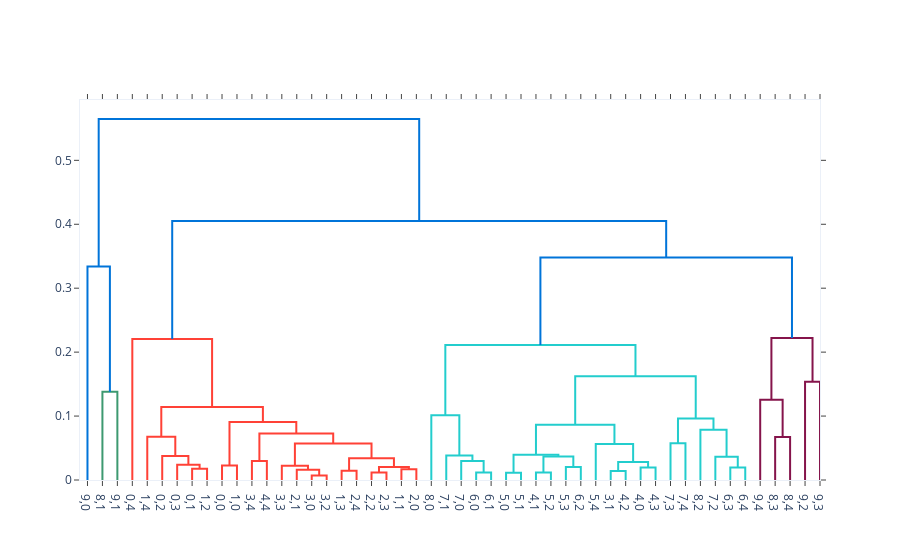

Notebook cell for this chart:
### Code cell
show_figure(create_dendrogram(
    flat_weights,
    linkagefun=lambda _: links,
    labels=labels,
    # NB! The color_threshold must be manually set to a value corresponding to the number of clusters
    color_threshold=0.3
))

### Figure 1 — Plotly figure (JSON) as saved in the notebook; plotly's stock layout.template omitted (floating-point values rounded to 4 significant figures)
{"data": [{"hoverinfo": "text", "marker": {"color": "rgb(61,153,112)"}, "mode": "lines", "type": "scatter", "x": [15, 15, 25, 25], "xaxis": "x", "y": [0, 0.1382, 0.1382, 0], "yaxis": "y"}, {"hoverinfo": "text", "marker": {"color": "rgb(0,116,217)"}, "mode": "lines", "type": "scatter", "x": [5, 5, 20, 20], "xaxis": "x", "y": [0, 0.334, 0.334, 0.1382], "yaxis": "y"}, {"hoverinfo": "text", "marker": {"color": "rgb(255,65,54)"}, "mode": "lines", "type": "scatter", "x": [75, 75, 85, 85], "xaxis": "x", "y": [0, 0.01756, 0.01756, 0], "yaxis": "y"}, {"hoverinfo": "text", "marker": {"color": "rgb(255,65,54)"}, "mode": "lines", "type": "scatter", "x": [65, 65, 80, 80], "xaxis": "x", "y": [0, 0.0237, 0.0237, 0.01756], "yaxis": "y"}, {"hoverinfo": "text", "marker": {"color": "rgb(255,65,54)"}, "mode": "lines", "type": "scatter", "x": [55, 55, 72.5, 72.5], "xaxis": "x", "y": [0, 0.03736, 0.03736, 0.0237], "yaxis": "y"}, {"hoverinfo": "text", "marker": {"color": "rgb(255,65,54)"}, "mode": "lines", "type": "scatter", "x": [45, 45, 63.75, 63.75], "xaxis": "x", "y": [0, 0.06778, 0.06778, 0.03736], "yaxis": "y"}, {"hoverinfo": "text", "marker": {"color": "rgb(255,65,54)"}, "mode": "lines", "type": "scatter", "x": [95, 95, 105, 105], "xaxis": "x", "y": [0, 0.02267, 0.02267, 0], "yaxis": "y"}, {"hoverinfo": "text", "marker": {"color": "rgb(255,65,54)"}, "mode": "lines", "type": "scatter", "x": [115, 115, 125, 125], "xaxis": "x", "y": [0, 0.02978, 0.02978, 0], "yaxis": "y"}, {"hoverinfo": "text", "marker": {"color": "rgb(255,65,54)"}, "mode": "lines", "type": "scatter", "x": [155, 155, 165, 165], "xaxis": "x", "y": [0, 0.007043, 0.007043, 0], "yaxis": "y"}, {"hoverinfo": "text", "marker": {"color": "rgb(255,65,54)"}, "mode": "lines", "type": "scatter", "x": [145, 145, 160, 160], "xaxis": "x", "y": [0, 0.01588, 0.01588, 0.007043], "yaxis": "y"}, {"hoverinfo": "text", "marker": {"color": "rgb(255,65,54)"}, "mode": "lines", "type": "scatter", "x": [135, 135, 152.5, 152.5], "xaxis": "x", "y": [0, 0.02239, 0.02239, 0.01588], "yaxis": "y"}, {"hoverinfo": "text", "marker": {"color": "rgb(255,65,54)"}, "mode": "lines", "type": "scatter", "x": [175, 175, 185, 185], "xaxis": "x", "y": [0, 0.01459, 0.01459, 0], "yaxis": "y"}, {"hoverinfo": "text", "marker": {"color": "rgb(255,65,54)"}, "mode": "lines", "type": "scatter", "x": [195, 195, 205, 205], "xaxis": "x", "y": [0, 0.01158, 0.01158, 0], "yaxis": "y"}, {"hoverinfo": "text", "marker": {"color": "rgb(255,65,54)"}, "mode": "lines", "type": "scatter", "x": [215, 215, 225, 225], "xaxis": "x", "y": [0, 0.01665, 0.01665, 0], "yaxis": "y"}, {"hoverinfo": "text", "marker": {"color": "rgb(255,65,54)"}, "mode": "lines", "type": "scatter", "x": [200, 200, 220, 220], "xaxis": "x", "y": [0.01158, 0.0203, 0.0203, 0.01665], "yaxis": "y"}, {"hoverinfo": "text", "marker": {"color": "rgb(255,65,54)"}, "mode": "lines", "type": "scatter", "x": [180, 180, 210, 210], "xaxis": "x", "y": [0.01459, 0.03417, 0.03417, 0.0203], "yaxis": "y"}, {"hoverinfo": "text", "marker": {"color": "rgb(255,65,54)"}, "mode": "lines", "type": "scatter", "x": [143.8, 143.8, 195, 195], "xaxis": "x", "y": [0.02239, 0.05709, 0.05709, 0.03417], "yaxis": "y"}, {"hoverinfo": "text", "marker": {"color": "rgb(255,65,54)"}, "mode": "lines", "type": "scatter", "x": [120, 120, 169.4, 169.4], "xaxis": "x", "y": [0.02978, 0.07284, 0.07284, 0.05709], "yaxis": "y"}, {"hoverinfo": "text", "marker": {"color": "rgb(255,65,54)"}, "mode": "lines", "type": "scatter", "x": [100, 100, 144.7, 144.7], "xaxis": "x", "y": [0.02267, 0.09058, 0.09058, 0.07284], "yaxis": "y"}, {"hoverinfo": "text", "marker": {"color": "rgb(255,65,54)"}, "mode": "lines", "type": "scatter", "x": [54.38, 54.38, 122.3, 122.3], "xaxis": "x", "y": [0.06778, 0.1142, 0.1142, 0.09058], "yaxis": "y"}, {"hoverinfo": "text", "marker": {"color": "rgb(255,65,54)"}, "mode": "lines", "type": "scatter", "x": [35, 35, 88.36, 88.36], "xaxis": "x", "y": [0, 0.2205, 0.2205, 0.1142], "yaxis": "y"}, {"hoverinfo": "text", "marker": {"color": "rgb(35,205,205)"}, "mode": "lines", "type": "scatter", "x": [265, 265, 275, 275], "xaxis": "x", "y": [0, 0.01163, 0.01163, 0], "yaxis": "y"}, {"hoverinfo": "text", "marker": {"color": "rgb(35,205,205)"}, "mode": "lines", "type": "scatter", "x": [255, 255, 270, 270], "xaxis": "x", "y": [0, 0.02963, 0.02963, 0.01163], "yaxis": "y"}, {"hoverinfo": "text", "marker": {"color": "rgb(35,205,205)"}, "mode": "lines", "type": "scatter", "x": [245, 245, 262.5, 262.5], "xaxis": "x", "y": [0, 0.03842, 0.03842, 0.02963], "yaxis": "y"}, {"hoverinfo": "text", "marker": {"color": "rgb(35,205,205)"}, "mode": "lines", "type": "scatter", "x": [235, 235, 253.8, 253.8], "xaxis": "x", "y": [0, 0.1014, 0.1014, 0.03842], "yaxis": "y"}, {"hoverinfo": "text", "marker": {"color": "rgb(35,205,205)"}, "mode": "lines", "type": "scatter", "x": [285, 285, 295, 295], "xaxis": "x", "y": [0, 0.01119, 0.01119, 0], "yaxis": "y"}, {"hoverinfo": "text", "marker": {"color": "rgb(35,205,205)"}, "mode": "lines", "type": "scatter", "x": [305, 305, 315, 315], "xaxis": "x", "y": [0, 0.01184, 0.01184, 0], "yaxis": "y"}, {"hoverinfo": "text", "marker": {"color": "rgb(35,205,205)"}, "mode": "lines", "type": "scatter", "x": [325, 325, 335, 335], "xaxis": "x", "y": [0, 0.02024, 0.02024, 0], "yaxis": "y"}, {"hoverinfo": "text", "marker": {"color": "rgb(35,205,205)"}, "mode": "lines", "type": "scatter", "x": [310, 310, 330, 330], "xaxis": "x", "y": [0.01184, 0.03675, 0.03675, 0.02024], "yaxis": "y"}, {"hoverinfo": "text", "marker": {"color": "rgb(35,205,205)"}, "mode": "lines", "type": "scatter", "x": [290, 290, 320, 320], "xaxis": "x", "y": [0.01119, 0.0394, 0.0394, 0.03675], "yaxis": "y"}, {"hoverinfo": "text", "marker": {"color": "rgb(35,205,205)"}, "mode": "lines", "type": "scatter", "x": [355, 355, 365, 365], "xaxis": "x", "y": [0, 0.01402, 0.01402, 0], "yaxis": "y"}, {"hoverinfo": "text", "marker": {"color": "rgb(35,205,205)"}, "mode": "lines", "type": "scatter", "x": [375, 375, 385, 385], "xaxis": "x", "y": [0, 0.01972, 0.01972, 0], "yaxis": "y"}, {"hoverinfo": "text", "marker": {"color": "rgb(35,205,205)"}, "mode": "lines", "type": "scatter", "x": [360, 360, 380, 380], "xaxis": "x", "y": [0.01402, 0.02811, 0.02811, 0.01972], "yaxis": "y"}, {"hoverinfo": "text", "marker": {"color": "rgb(35,205,205)"}, "mode": "lines", "type": "scatter", "x": [345, 345, 370, 370], "xaxis": "x", "y": [0, 0.05619, 0.05619, 0.02811], "yaxis": "y"}, {"hoverinfo": "text", "marker": {"color": "rgb(35,205,205)"}, "mode": "lines", "type": "scatter", "x": [305, 305, 357.5, 357.5], "xaxis": "x", "y": [0.0394, 0.08634, 0.08634, 0.05619], "yaxis": "y"}, {"hoverinfo": "text", "marker": {"color": "rgb(35,205,205)"}, "mode": "lines", "type": "scatter", "x": [395, 395, 405, 405], "xaxis": "x", "y": [0, 0.05752, 0.05752, 0], "yaxis": "y"}, {"hoverinfo": "text", "marker": {"color": "rgb(35,205,205)"}, "mode": "lines", "type": "scatter", "x": [435, 435, 445, 445], "xaxis": "x", "y": [0, 0.01946, 0.01946, 0], "yaxis": "y"}, {"hoverinfo": "text", "marker": {"color": "rgb(35,205,205)"}, "mode": "lines", "type": "scatter", "x": [425, 425, 440, 440], "xaxis": "x", "y": [0, 0.03638, 0.03638, 0.01946], "yaxis": "y"}, {"hoverinfo": "text", "marker": {"color": "rgb(35,205,205)"}, "mode": "lines", "type": "scatter", "x": [415, 415, 432.5, 432.5], "xaxis": "x", "y": [0, 0.07854, 0.07854, 0.03638], "yaxis": "y"}, {"hoverinfo": "text", "marker": {"color": "rgb(35,205,205)"}, "mode": "lines", "type": "scatter", "x": [400, 400, 423.8, 423.8], "xaxis": "x", "y": [0.05752, 0.09603, 0.09603, 0.07854], "yaxis": "y"}, {"hoverinfo": "text", "marker": {"color": "rgb(35,205,205)"}, "mode": "lines", "type": "scatter", "x": [331.2, 331.2, 411.9, 411.9], "xaxis": "x", "y": [0.08634, 0.1621, 0.1621, 0.09603], "yaxis": "y"}, {"hoverinfo": "text", "marker": {"color": "rgb(35,205,205)"}, "mode": "lines", "type": "scatter", "x": [244.4, 244.4, 371.6, 371.6], "xaxis": "x", "y": [0.1014, 0.211, 0.211, 0.1621], "yaxis": "y"}, {"hoverinfo": "text", "marker": {"color": "rgb(133,20,75)"}, "mode": "lines", "type": "scatter", "x": [465, 465, 475, 475], "xaxis": "x", "y": [0, 0.0672, 0.0672, 0], "yaxis": "y"}, {"hoverinfo": "text", "marker": {"color": "rgb(133,20,75)"}, "mode": "lines", "type": "scatter", "x": [455, 455, 470, 470], "xaxis": "x", "y": [0, 0.1253, 0.1253, 0.0672], "yaxis": "y"}, {"hoverinfo": "text", "marker": {"color": "rgb(133,20,75)"}, "mode": "lines", "type": "scatter", "x": [485, 485, 495, 495], "xaxis": "x", "y": [0, 0.1536, 0.1536, 0], "yaxis": "y"}, {"hoverinfo": "text", "marker": {"color": "rgb(133,20,75)"}, "mode": "lines", "type": "scatter", "x": [462.5, 462.5, 490, 490], "xaxis": "x", "y": [0.1253, 0.2223, 0.2223, 0.1536], "yaxis": "y"}, {"hoverinfo": "text", "marker": {"color": "rgb(0,116,217)"}, "mode": "lines", "type": "scatter", "x": [308.0, 308.0, 476.2, 476.2], "xaxis": "x", "y": [0.211, 0.3481, 0.3481, 0.2223], "yaxis": "y"}, {"hoverinfo": "text", "marker": {"color": "rgb(0,116,217)"}, "mode": "lines", "type": "scatter", "x": [61.68, 61.68, 392.1, 392.1], "xaxis": "x", "y": [0.2205, 0.4051, 0.4051, 0.3481], "yaxis": "y"}, {"hoverinfo": "text", "marker": {"color": "rgb(0,116,217)"}, "mode": "lines", "type": "scatter", "x": [12.5, 12.5, 226.9, 226.9], "xaxis": "x", "y": [0.334, 0.5646, 0.5646, 0.4051], "yaxis": "y"}], "layout": {"autosize": false, "height": null, "hovermode": "closest", "showlegend": false, "width": null, "xaxis": {"mirror": "allticks", "rangemode": "tozero", "showgrid": false, "showline": true, "showticklabels": true, "tickmode": "array", "ticks": "outside", "ticktext": [[9, 0], [8, 1], [9, 1], [0, 4], [1, 4], [0, 2], [0, 3], [0, 1], [1, 2], [0, 0], [1, 0], [3, 4], [4, 4], [3, 3], [2, 1], [3, 0], [3, 2], [1, 3], [2, 4], [2, 2], [2, 3], [1, 1], [2, 0], [8, 0], [7, 1], [7, 0], [6, 0], [6, 1], [5, 0], [5, 1], [4, 1], [5, 2], [5, 3], [6, 2], [5, 4], [3, 1], [4, 2], [4, 0], [4, 3], [7, 3], [7, 4], [8, 2], [7, 2], [6, 3], [6, 4], [9, 4], [8, 3], [8, 4], [9, 2], [9, 3]], "tickvals": [5, 15, 25, 35, 45, 55, 65, 75, 85, 95, 105, 115, 125, 135, 145, 155, 165, 175, 185, 195, 205, 215, 225, 235, 245, 255, 265, 275, 285, 295, 305, 315, 325, 335, 345, 355, 365, 375, 385, 395, 405, 415, 425, 435, 445, 455, 465, 475, 485, 495], "type": "linear", "zeroline": false}, "yaxis": {"mirror": "allticks", "rangemode": "tozero", "showgrid": false, "showline": true, "showticklabels": true, "ticks": "outside", "type": "linear", "zeroline": false}}}
